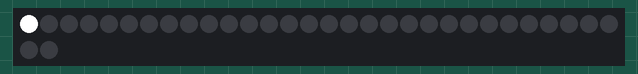
The sketch below on a simulated Arduino Uno, built with avr-gcc and run on an emulated ATmega328P. Parts: 32 RGB LEDs in strip order, left to right, continuing on the next row. Dim RGB values are drawn brighter than linear.

Above: at 0.16 s.
At 13.28 s:
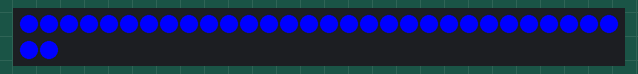
At 15.14 s:
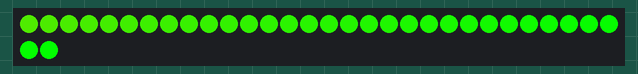
At 16.99 s:
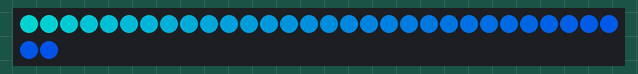
At 20.6 s:
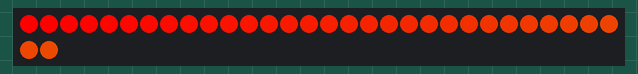
At 39.15 s:
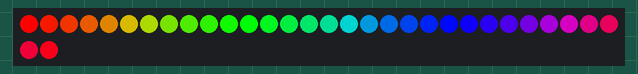

The sketch:

twinkle.ino
```cpp
#include "LPD8806.h"
#include "SPI.h"

// Example to control LPD8806-based RGB LED Modules in a strip

/*****************************************************************************/

// Number of RGB LEDs in strand:
int nLEDs = 32;
int speed = 25;

// Chose 2 pins for output; can be any valid output pins:
int dataPin  = 2;
int clockPin = 3;

// First parameter is the number of LEDs in the strand.  The LED strips
// are 32 LEDs per meter but you can extend or cut the strip.  Next two
// parameters are SPI data and clock pins:
LPD8806 strip = LPD8806(nLEDs, dataPin, clockPin);

// You can optionally use hardware SPI for faster writes, just leave out
// the data and clock pin parameters.  But this does limit use to very
// specific pins on the Arduino.  For "classic" Arduinos (Uno, Duemilanove,
// etc.), data = pin 11, clock = pin 13.  For Arduino Mega, data = pin 51,
// clock = pin 52.  For 32u4 Breakout Board+ and Teensy, data = pin B2,
// clock = pin B1.  For Leonardo, this can ONLY be done on the ICSP pins.
//LPD8806 strip = LPD8806(nLEDs);

void setup() {
  // Start up the LED strip
  strip.begin();

  // Update the strip, to start they are all 'off'
  strip.show();
}


void loop() {

  // Send a simple pixel chase in...
  colorChase(strip.Color(127, 127, 127), speed); // White
  colorChase(strip.Color(127,   0,   0), speed); // Red
  colorChase(strip.Color(127, 127,   0), speed); // Yellow
  colorChase(strip.Color(  0, 127,   0), speed); // Green
  colorChase(strip.Color(  0, 127, 127), speed); // Cyan
  colorChase(strip.Color(  0,   0, 127), speed); // Blue
  colorChase(strip.Color(127,   0, 127), speed); // Violet

  // Fill the entire strip with...
  colorWipe(strip.Color(127,   0,   0), 50);  // Red
  colorWipe(strip.Color(  0, 127,   0), 50);  // Green
  colorWipe(strip.Color(  0,   0, 127), 50);  // Blue

  rainbow(10);
  rainbowCycle(0);  // make it go through the cycle fairly fast
}

void rainbow(uint8_t wait) {
  int i, j;

  for (j=0; j < 384; j++) {     // 3 cycles of all 384 colors in the wheel
    for (i=0; i < strip.numPixels(); i++) {
      strip.setPixelColor(i, Wheel( (i + j) % 384));
    }
    strip.show();   // write all the pixels out
    delay(wait);
  }
}

// Slightly different, this one makes the rainbow wheel equally distributed
// along the chain
void rainbowCycle(uint8_t wait) {
  uint16_t i, j;

  for (j=0; j < 384 * 5; j++) {     // 5 cycles of all 384 colors in the wheel
    for (i=0; i < strip.numPixels(); i++) {
      // tricky math! we use each pixel as a fraction of the full 384-color wheel
      // (thats the i / strip.numPixels() part)
      // Then add in j which makes the colors go around per pixel
      // the % 384 is to make the wheel cycle around
      strip.setPixelColor(i, Wheel( ((i * 384 / strip.numPixels()) + j) % 384) );
    }
    strip.show();   // write all the pixels out
    delay(wait);
  }
}

// Fill the dots progressively along the strip.
void colorWipe(uint32_t c, uint8_t wait) {
  int i;

  for (i=0; i < strip.numPixels(); i++) {
      strip.setPixelColor(i, c);
      strip.show();
      delay(wait);
  }
}

// Chase one dot down the full strip.
void colorChase(uint32_t c, uint8_t wait) {
  int i;

  // Start by turning all pixels off:
  for(i=0; i<strip.numPixels(); i++) strip.setPixelColor(i, 0);

  // Then display one pixel at a time:
  for(i=0; i<strip.numPixels(); i++) {
    strip.setPixelColor(i, c); // Set new pixel 'on'
    strip.show();              // Refresh LED states
    strip.setPixelColor(i, 0); // Erase pixel, but don't refresh!
    delay(wait);
  }

  strip.show(); // Refresh to turn off last pixel
}

/* Helper functions */

//Input a value 0 to 384 to get a color value.
//The colours are a transition r - g -b - back to r

uint32_t Wheel(uint16_t WheelPos)
{
  byte r, g, b;
  switch(WheelPos / 128)
  {
    case 0:
      r = 127 - WheelPos % 128;   //Red down
      g = WheelPos % 128;      // Green up
      b = 0;                  //blue off
      break;
    case 1:
      g = 127 - WheelPos % 128;  //green down
      b = WheelPos % 128;      //blue up
      r = 0;                  //red off
      break;
    case 2:
      b = 127 - WheelPos % 128;  //blue down
      r = WheelPos % 128;      //red up
      g = 0;                  //green off
      break;
  }
  return(strip.Color(r,g,b));
}
```

Measured:
- what the display in image 4 shows lasts 18.5 s, from 20.5 s to 39.0 s
